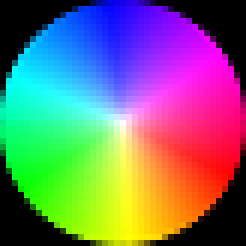
//> input picture data/color_space2.png, 41 x 41 px (shown 6 times larger)
$ ./picture ../data/color_space2.png ../data/color_space2.png   (built with g++ and OpenCV 4)
//> lines starting //> are read from the running program, lines starting //| are printed output that depends on the picture; after the words box and inside, x2 and y2 are one past the last pixel; in counts of white or black regions, pixels touching at a corner belong together
//> further down, cur_frame is the input picture: 41 rows x 41 cols, CV_8UC3; mean B, G, R 114.2, 113.1, 115.8
### lib/video_compress_lib.h
#ifndef __VIDEO_COMPROCESS_LIB_H__
#define __VIDEO_COMPROCESS_LIB_H__

#include <iostream>
#include <math.h>
#include <opencv4/opencv2/imgproc.hpp>
#include <opencv4/opencv2/highgui.hpp>
#include <time.h>
#include <chrono>
#include <vector>

double Cal_MSE(const cv::Mat &predict_frame,const cv::Mat &target_frame);
void Get_chrominance(cv::Mat &origin_img,cv::Mat &chrom_img);
double Cal_PSNR(double mse,int max_i=255);
void Get_error_image(cv::Mat &origin_img, cv::Mat &compare_img, cv::Mat &error_img);
void DCT_transform(cv::Mat &src, cv::Mat &output, int size=8);
void IDCT_transform(cv::Mat &src, cv::Mat &output, int size=8);


#endif

### lib/fast_BMA_lib.h
#ifndef __FAST_BMA_LIB_H__
#define __FAST_BMA_LIB_H__

#include "EBMA_lib.h"
void BMA_2Dlog(cv::Mat &current_frame,cv::Mat &ref_frame,cv::Mat &predict_frame,short search_size,short block_size);
void BMA_NTSS(cv::Mat &current_frame,cv::Mat &ref_frame,cv::Mat &predict_frame,short search_size,short block_size);
void Diamond_search(cv::Mat &current_frame,cv::Mat &ref_frame,cv::Point &block_pos,cv::Point &now_pos,cv::Point &mv_temp,double &min,int &n_search_point,short block_size,short step_size);
void Fast_Square_search(cv::Mat &current_frame,cv::Mat &ref_frame,cv::Point &block_pos,cv::Point &now_pos,cv::Point &mv_temp,double &min,int &n_search_point,short block_size,short step_size);
void Fst_step_NTSS(cv::Mat &current_frame,cv::Mat &ref_frame,cv::Point &block_pos,cv::Point &now_pos,cv::Point &mv_temp,double &min,int &n_search_point,short block_size,short step_size);
void Square_search(cv::Mat &current_frame,cv::Mat &ref_frame,cv::Point &block_pos,cv::Point &now_pos,cv::Point &mv_temp,double &min,int &n_search_point,short block_size,short step_size);
void BMA_TSS(cv::Mat &current_frame,cv::Mat &ref_frame,cv::Mat &predict_frame,short search_size,short block_size);
void BMA_4SS(cv::Mat &current_frame,cv::Mat &ref_frame,cv::Mat &predict_frame,short search_size,short block_size);
#endif

### lib/EBMA_lib.h
#ifndef __EBMA_LIB_H__
#define __EBMA_LIB_H__

#include <iostream>
#include <math.h>
#include <opencv4/opencv2/imgproc.hpp>
#include <opencv4/opencv2/highgui.hpp>
#include <time.h>
#include <chrono>
#include <vector>

void EBMA(cv::Mat &current_frame,cv::Mat &ref_frame,cv::Mat &predict_frame,short search_size,short block_size);
int Check_index_boundry(int index,int upper_boundry,int low_boundry);
void Set_MV_color(cv::Mat &MV,cv::Point &mv,cv::Point &set_pos,short  block_size);
double Cal_EOF(cv::Mat &current_frame,cv::Mat &ref_frame,cv::Point &mv_temp,cv::Point &block_pos,short block_size,short p=2);
void Predict_ref_frame(cv::Mat &predict_frame,cv::Mat &ref_frame,cv::Point &mv,cv::Point &block_pos,short block_size);
double Cal_EDFD(cv::Mat &current_frame,cv::Mat &ref_frame,cv::Point &mv_temp,cv::Point &block_pos,short block_size,short p=1);


#endif

### lib/video_compress_lib.cpp
#include "video_compress_lib.h"
#include "opencv2/core.hpp"
#include "opencv2/highgui.hpp"
#include <cmath>

void Get_chrominance(cv::Mat &origin_img,cv::Mat &chrom_img)
{
    std::vector<cv::Mat> spl_cvtColor_img;
    cv::Mat cvtColor_img;
    cv::cvtColor(origin_img,cvtColor_img,cv::COLOR_BGR2Lab);
//> cvtColor_img: 41 rows x 41 cols, CV_8UC3; mean of channels 0, 1, 2 139.3, 138.9, 133.1
    cv::split(cvtColor_img,spl_cvtColor_img);
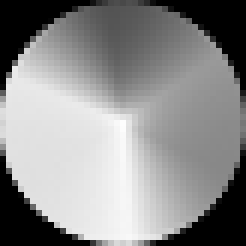
//> spl_cvtColor_img[0]: 41 rows x 41 cols, CV_8UC1 (shown 6 times larger); min 0, max 253, mean 139.3
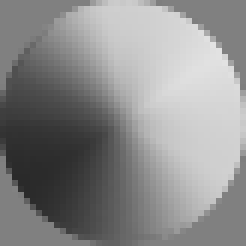
//> spl_cvtColor_img[1]: 41 rows x 41 cols, CV_8UC1 (shown 6 times larger); min 42, max 226, mean 138.9
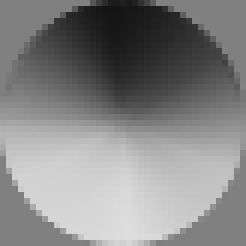
//> spl_cvtColor_img[2]: 41 rows x 41 cols, CV_8UC1 (shown 6 times larger); min 21, max 222, mean 133.1
    chrom_img = spl_cvtColor_img.at(0);

}
double Cal_MSE(const cv::Mat &predict_frame,const cv::Mat &target_frame)
{
    double sum = 0;
    double MSE;

    for(int i = 0 ; i < predict_frame.rows;i++)
    {
        for(int j = 0 ; j < predict_frame.cols;j++)
        {
            int predict_I = predict_frame.at<uchar>(i,j);
            int target_I = target_frame.at<uchar>(i,j);
            MSE = std::round(std::sqrt(std::pow(predict_I - target_I,2))*1000)/1000;
            sum +=MSE;

        }
    }
    return sum/(predict_frame.rows*predict_frame.cols);
}
// [416 lines left out: functions Cal_PSNR, Get_error_image, Add_image, DCT2D, IDCT2D, DCT_transform and 6 more, not called in this run]

### lib/fast_BMA_lib.cpp
#include "EBMA_lib.h"

static bool Check_search_boundry(cv::Point &search_pt,int M_width,int M_height)
{
    if(search_pt.x < M_width && search_pt.x >= 0 && search_pt.y < M_height && search_pt.y >= 0)
        return true;
    else
        return false;
}
// [41 lines left out: function Diamond_search, not called in this run]
void Square_search(cv::Mat &current_frame,cv::Mat &ref_frame,cv::Point &block_pos,cv::Point &now_pos,cv::Point &mv_temp,double &min,int &n_search_point,short block_size,short step_size)
{
    int M_width = current_frame.cols;
    int M_height = current_frame.rows;
    mv_temp = cv::Point(0,0);
    bool not_first_step = false;
    if(min != 10000)
        not_first_step = true;
    for(int Sx = -1*step_size ; Sx <= 1*step_size ; Sx += step_size)
    {
        for(int Sy = -1*step_size ; Sy <= 1*step_size ; Sy += step_size)
        {
            cv::Point search_v = cv::Point(Sx,Sy);
            cv::Point search_pt(now_pos.x+Sx,now_pos.y+Sy);
            cv::Point now_mv(search_pt.x - block_pos.x,search_pt.y - block_pos.y);
            if((not_first_step == true) && (Sx == 0 && Sy == 0))
                continue;

            n_search_point++;
            if(Check_search_boundry(search_pt,M_width,M_height))
            {
                double criterion = Cal_EOF(current_frame,ref_frame,now_mv,block_pos,block_size);
                if(criterion < min  )
                {
                    min = criterion;
                    mv_temp = search_v;
                }
            }
        }
    }
}
// [48 lines left out: function Fst_step_NTSS, not called in this run]
void Fast_Square_search(cv::Mat &current_frame,cv::Mat &ref_frame,cv::Point &block_pos,cv::Point &now_pos,cv::Point &mv_temp,double &min,int &n_search_point,short block_size,short step_size)
{
    int M_width = current_frame.cols;
    int M_height = current_frame.rows;
    cv::Point pre_mv_temp = mv_temp;
    mv_temp = cv::Point(0,0);
    for(int Sx = -1*step_size ; Sx <= 1*step_size ; Sx += step_size)
    {
        for(int Sy = -1*step_size ; Sy <= 1*step_size ; Sy += step_size)
        {
            int position = std::abs(pre_mv_temp.x/step_size)+ std::abs(pre_mv_temp.y/step_size);
            if(position == 2) // corner
            {
                if( !(Sx == pre_mv_temp.x || Sy == pre_mv_temp.y))
                    continue;
            }
            else if(position == 1) //edge
            {
                if( !((Sx == (pre_mv_temp.x) && Sy == (pre_mv_temp.y)) || ((std::abs((Sx - pre_mv_temp.x)) + std::abs(Sy - pre_mv_temp.y)) == step_size )))
                    continue;
            }
            if(Sx == 0 && Sy == 0)
                continue;

            cv::Point search_v = cv::Point(Sx,Sy);
            cv::Point search_pt(now_pos.x+Sx,now_pos.y+Sy);
            cv::Point now_mv(search_pt.x - block_pos.x,search_pt.y - block_pos.y);

            n_search_point++;

            if(Check_search_boundry(search_pt,M_width,M_height))
            {
                double criterion = Cal_EOF(current_frame,ref_frame,now_mv,block_pos,block_size);
                if(criterion < min  )
                {
                    min = criterion;
                    mv_temp = search_v;
                }
            }
        }
    }
}
void BMA_4SS(cv::Mat &current_frame,cv::Mat &ref_frame,cv::Mat &predict_frame,short search_size,short block_size)
{
//> called with search_size = 8, block_size = 4
    int M_width = current_frame.cols;
//> M_width = 41
    int M_height = current_frame.rows;
//> M_height = 41
    int candidate_cols = M_width/block_size;
//> candidate_cols = 10
    int candidate_rows = M_height/block_size;
//> candidate_rows = 10
    predict_frame = cv::Mat(current_frame.size(),current_frame.type());
    cv::Mat MV_line = cv::Mat::zeros(current_frame.size(),current_frame.type());
    cv::Mat MV_color = cv::Mat::zeros(current_frame.size(),CV_8UC3);
    short max_step = std::ceil(search_size/2);
    int max_search_pt = 0;
    int min_search_pt = 1000;

    for(int j = 0; j < candidate_rows;j++)
    {
        for(int i = 0;i < candidate_cols;i++)
        {
            cv::Point MV(0,0);

            cv::Point block_pos(i*block_size,j*block_size); // the left top corner position of the candidate block
            cv::Point now_pos = block_pos;                  // the moving search point with square or diamand search
            cv::Point mv_temp(-1,-1);                       // the temp best search point

            short step_size = 2;
            bool search_one_block = true;
            double min = 10000;
            int step = 1;
            int n_search_point = 0 ;
            while(search_one_block)
            {
                if(step == 1)
                {
                    Square_search(current_frame,ref_frame,block_pos,now_pos,mv_temp,min,n_search_point,block_size,step_size);
                    if(mv_temp.x == 0 && mv_temp.y == 0)
                        step = max_step;
                    else
                        step++;
                }
                else if(step == max_step)
                {
                    step_size = 1;
                    Square_search(current_frame,ref_frame,block_pos,now_pos,mv_temp,min,n_search_point,block_size,step_size);
                    search_one_block = false;

                }
                else
                {
                    Fast_Square_search(current_frame,ref_frame,block_pos,now_pos,mv_temp,min,n_search_point,block_size,step_size);
                    if(mv_temp.x == 0 && mv_temp.y == 0)
                        step = max_step;
                    else
                        step++;
                }

                MV.x += mv_temp.x;
                MV.y += mv_temp.y;
                now_pos.x += mv_temp.x;
                now_pos.y += mv_temp.y;

            }
//> this loop made 2 passes
//> (mv_temp, min, n_search_point) on pass 1: (Point(0, 0), 0, 9)
//> n_search_point on pass 2: 17
//> after the loop, block_pos = Point(0, 0); now_pos = Point(0, 0); min = 0; n_search_point = 17; block_size = 4; step_size = 1; step = 4
            if(n_search_point > max_search_pt)
                max_search_pt = n_search_point;
//> max_search_pt = 17
            if(n_search_point < min_search_pt)
                min_search_pt = n_search_point;
//> min_search_pt = 17
            //printf("step : %d\n",step);
            cv::Point global_MV(block_pos.x+MV.x,block_pos.y+MV.y);
//> global_MV = Point(0, 0)
            cv::line(MV_line,block_pos,global_MV,cv::Scalar(255));
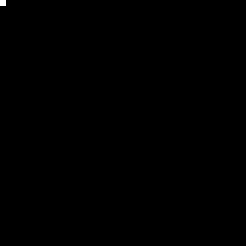
//> MV_line: 41 rows x 41 cols, CV_8UC1 (shown 6 times larger); 0.06% white in thin lines or dots, all inside (x1, y1, x2, y2) = (0, 0, 1, 1)
            Set_MV_color(MV_color,MV,block_pos,block_size);
            Predict_ref_frame(predict_frame,ref_frame,MV,block_pos,block_size);
        }
    }
    printf("max search pt n : %d \n",max_search_pt);
    printf("min search pt n : %d \n",min_search_pt);
    cv::imshow("mv line",MV_line);
    cv::imshow("mv color",MV_color);
}
// [215 lines left out: functions BMA_NTSS, BMA_TSS, BMA_2Dlog, not called in this run]

### lib/EBMA_lib.cpp
#include "EBMA_lib.h"
#include "opencv2/core.hpp"
#include <cmath>

// [14 lines left out: function Check_search_boundry, not called in this run]
void Set_MV_color(cv::Mat &MV,cv::Point &mv,cv::Point &set_pos,short  block_size)
{
//> called with block_size = 4
    cv::Mat colorSpace = cv::imread("../data/color_space2.png");
    if(colorSpace.empty())
    {
        printf("didn't found colos space\n");
        return;
    }

    cv::Point center(colorSpace.cols/2,colorSpace.rows/2);
//> center = Point(20, 20)
    for(int i = 0 ; i < block_size;i++)
    {
        for(int j = 0 ; j < block_size;j++)
        {
            MV.at<cv::Vec3b>(set_pos.y+j,set_pos.x+i)[0] = colorSpace.at<cv::Vec3b>(std::round(center.y+mv.y),std::round(center.x+mv.x))[0];
            MV.at<cv::Vec3b>(set_pos.y+j,set_pos.x+i)[1] = colorSpace.at<cv::Vec3b>(center.y+mv.y,center.x+mv.x)[1];
            MV.at<cv::Vec3b>(set_pos.y+j,set_pos.x+i)[2] = colorSpace.at<cv::Vec3b>(center.y+mv.y,center.x+mv.x)[2];
        }
    }
//> this loop made 4 passes
    cv::imshow("color space",colorSpace);

}

int Check_index_boundry(int index,int upper_boundry,int low_boundry)
{
    if(index >= upper_boundry)
        return upper_boundry-1;
    else if(index <= low_boundry)
        return low_boundry;
    else
        return index;
}
double Cal_EOF(cv::Mat &current_frame,cv::Mat &ref_frame,cv::Point &mv_temp,cv::Point &block_pos,short block_size,short p)
{
    int M_width = current_frame.cols;
    int M_height = current_frame.rows;
    double sum = 0;
    double OF_value = 0;
    for(int bx = 0 ; bx < block_size;bx++)
    {
        for(int by = 0 ; by < block_size;by++)
        {
            cv::Point now_pos(block_pos.x+bx,block_pos.y+by);
            int cur_I = current_frame.at<uchar>(now_pos);
            int del_x = current_frame.at<uchar>(now_pos.y,std::min(now_pos.x + 1,M_width-1 )) - cur_I;
            int del_y = current_frame.at<uchar>(std::min(now_pos.y+1,M_height-1),now_pos.x  )  - cur_I;
            int ref_I = ref_frame.at<uchar>(now_pos);
            int del_I = del_x*mv_temp.x + del_y*mv_temp.y;

            if(p == 1)
                OF_value = std::abs(del_I + ref_I -cur_I);
            else
                OF_value = std::sqrt( (del_I + ref_I -cur_I)*(del_I + ref_I -cur_I));

            sum += OF_value;
        }
    }
    return sum;

}
void Predict_ref_frame(cv::Mat &predict_frame,cv::Mat &ref_frame,cv::Point &mv,cv::Point &block_pos,short block_size)
{
//> called with block_size = 4
    int M_width = ref_frame.cols;
//> M_width = 41
    int M_height = ref_frame.rows;
//> M_height = 41
    for(int bx = 0 ; bx < block_size;bx++)
    {
        for(int by = 0 ; by<block_size;by++)
        {
            cv::Point now_pos(block_pos.x+bx,block_pos.y+by);
            int predict_index_x = Check_index_boundry(now_pos.x+mv.x,M_width,0);
            int predict_index_y = Check_index_boundry(now_pos.y+mv.y,M_height,0);
            predict_frame.at<uchar>(now_pos) = ref_frame.at<uchar>(predict_index_y,predict_index_x);
        }
    }
//> predict_frame: 41 rows x 41 cols, CV_8UC1; every value is 0

}
// [76 lines left out: functions Cal_EDFD, EBMA, not called in this run]

### test/picture.cpp
#include <opencv2/highgui.hpp>
#include <opencv2/imgproc.hpp>
#include <string.h>
#include <iostream>
#include "EBMA_lib.h"
#include "fast_BMA_lib.h"
#include "video_compress_lib.h"


int main(int argc,char **argv)
{
    if(argc != 3)
    {
        printf("you have to type the two picture path\n");
        return 0;
    }
    std::string current_frame_path = argv[1];
    //printf("current frame path : %s\n",current_frame_path.c_str());
    std::string ref_frame_path = argv[2];
    //printf("ref frame path : %s\n",ref_frame_path.c_str());
    cv::Mat cur_frame = cv::imread(current_frame_path);

    if(cur_frame.empty())
    {
        printf("%s didm't have picture\n",current_frame_path.c_str());
        return 0;
    }
    cv::Mat cur_img = cur_frame.clone();

    cv::Mat ref_frame = cv::imread(ref_frame_path);
    if(ref_frame.empty())
    {
        printf("%s didm't have picture\n",ref_frame_path.c_str());
        return 0;
    }
    cv::Mat ref_img = ref_frame.clone();

    cv::Mat predict_frame;
    cv::Mat diff_frame;
    cv::Mat L_cur_frame,L_ref_frame;

    Get_chrominance(cur_img,L_cur_frame);
    Get_chrominance(ref_img,L_ref_frame);

    clock_t start = clock();
   // [4 lines of commented-out code are left out]
    BMA_4SS(L_cur_frame,L_ref_frame,predict_frame,8,4);
//> in BMA_4SS, `cv::imshow("mv line",MV_line);`:
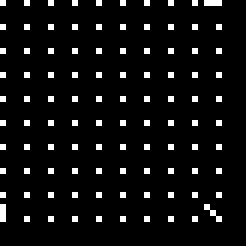
//> window 'mv line': 41 rows x 41 cols, CV_8UC1 (shown 6 times larger); 6.3% white in thin lines or dots, all inside (x1, y1, x2, y2) = (0, 0, 37, 37)
//> in BMA_4SS, `cv::imshow("mv color",MV_color);`:
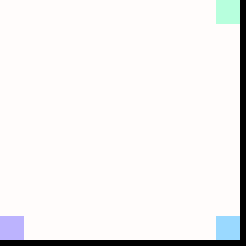
//> window 'mv color': 41 rows x 41 cols, CV_8UC3 (shown 6 times larger); mean B, G, R 238.7, 238.9, 240.4
    clock_t end = clock();
    printf("cost time : %0.8f sec \n", (float)(end - start) / CLOCKS_PER_SEC);
    printf("mse %3f\n",Cal_MSE(predict_frame,L_ref_frame));
//> the loop in Cal_MSE, `for(int i = 0 ; i < predict_frame.rows;i++)` made 41 passes
//> after the loop in Cal_MSE, `for(int i = 0 ; i < predict_frame.rows;i++)`: MSE = 0; sum = 2836
//| mse 1.687091
    cv::imshow("predict_frame",predict_frame);
    cv::imshow("current frame",L_cur_frame);
    cv::imshow("ref frame",L_ref_frame);
    cv::waitKey(0);
    return 0;


}
